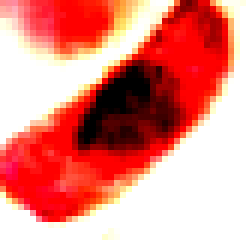
#> input picture test5/49.png, 41 x 40 px (shown 6 times larger); its folder holds only this picture in this run
$ python preparacion.py
#> lines starting #> are read from the running program, lines starting #| are printed output that depends on the picture; after the words box and inside, x2 and y2 are one past the last pixel; in counts of white or black regions, pixels touching at a corner belong together
### clasificacion_fase.py
import numpy as np
from operator import itemgetter
import cv2


class Clasificador:

    def __init__(self, imagen, nombre, distancias, colores):
        self.__img = imagen
        self.__name = nombre
        self.__dist_lista = distancias
        self.__col_lista = colores

    def guardar_imagen(self, tipo):
        k = tipo+'/imagen' + str(self.__name) + '.png'
        cv2.imwrite(k, self.__img)

    def dist(self,x, y):
        x1, y1 = x
        x2, y2 = y
        return np.sqrt(pow((x1 - x2), 2) + pow((y1 - y2), 2))

    def media(self):
        return np.mean(self.__dist_lista)

    def varianza(self):
        return np.std(self.__dist_lista)

    def telofase(self):
        var = self.varianza()
        if var >= 6.5:
            self.guardar_imagen('telofase')
            #print('la',self.__name,'está en telofase')
            return True
        return False

    def find_min(self):
        min_x = 1000
        min_y = 1000
        k = len(self.__col_lista)
        for i in range(k):
            x, y = self.__col_lista[i]
            if x < min_x:
                min_x = x
            if y < min_y:
                min_y = y
        return min_x, min_y

    def find_max(self):
        max_x = -10
        max_y = -10
        k = len(self.__col_lista)
        for i in range(k):
            x, y = self.__col_lista[i]
            if x > max_x:
                max_x = x
            if y > max_y:
                max_y = y
        return max_x, max_y

    def find_centroid_cell(self):
        x_min, y_min = self.find_min()
        x_max, y_max = self.find_max()
        x_centroid = int((x_max+x_min)/2)
        y_centroid = int((y_max+y_min)/2)
        centroide = x_centroid, y_centroid
        #print('centroide=',centroide)
        return centroide

    def obtener_bordes(self,img,lista):
        lista = sorted(lista, key=itemgetter(1))
        __, max_y = max(lista, key=itemgetter(1))
        __, min_y = min(lista, key=itemgetter(1))
        lim = len(lista)
        copia = img
        lista_puntos = []
        punto = -1

        ##primera linea
        for i in range(lim):
            x, y = lista[i]
            if y == min_y:
                copia[x, y] = 0
                lista_puntos.append((x, y))
            else:
                punto = i
                lista_puntos.pop()
                break

        ## ultima linea
        for i in range(lim-1,0,-1):
            x, y = lista[i]
            if y == max_y:
                copia[x, y] = 0
                lista_puntos.append((x, y))
            else:
                fin = i
                lista_puntos.append((x, y))
                copia[x, y] = 0
                break
        ant = min_y

        ## el resto
        for i in range(punto, fin-1, 1):
            x,y = lista[i]
            if y != ant:
                lista_puntos.append(lista[i-1])
                lista_puntos.append(lista[i])
                copia[x, y] = 0
                copia[lista[i-1]] = 0
                ant = y
            else:
                copia[x, y] = 255

        return lista_puntos, copia

    def excentricidad(self):
        centroide = self.find_centroid_cell()
        byw = cv2.imread('byw/imagen' + str(self.__name) + '.png')
        bordes, bordes_img = self.obtener_bordes(byw, self.__col_lista)
        lim = len(bordes)
        dis_centro = []
        for i in range(lim):
            punto = bordes[i]
            dis_centro.append(self.dist(centroide, punto))

        var = np.std(dis_centro)
        maximo = max(dis_centro)
        minimo = min(dis_centro)
        exce = minimo/maximo
        #print('nombre=',self.__name)
        #print('la excentricidad es',exce)
        #print('la varianza es=',var)
        bordes_img[centroide] = 50
        #cv2.imshow('imagen',bordes_img)
        #cv2.waitKey(0)
        return exce, var

    def principal(self):
        sw = self.telofase()
        if sw is False:
            exc, var = self.excentricidad()
            if 0.35 < exc < 0.5:
                #print('la ',self.__name,'esta en anafase')
                self.guardar_imagen('anafase')
                return 3
            elif 0.5 <= exc < 0.65:
                #print('la ',self.__name,'esta en metafase')
                self.guardar_imagen('metafase')
                return 2
            elif exc >= 0.65:
                #print('la ',self.__name,'esta en profase')
                self.guardar_imagen('profase')
                return 1
            else:
                #print('la ',self.__name,'no pudo ser identificada')
                self.guardar_imagen('sin_clasificar')
                return 0
        else:
            return 4

### preparacion.py
import numpy as np
import cv2
import errno
import os
import shutil
import time


from itertools import *
from os import listdir
from os.path import isfile, join
from operator import itemgetter
from clasificacion_fase import Clasificador


def crear_directorios(name):
    k="/"+name
    if os.path.exists(k):
        shutil.rmtree(os.getcwd() + k)
    try:
        os.makedirs(os.getcwd() + k)
    except OSError as e:
        if e.errno != errno.EEXIST:
            raise


def guardar_imagen(img, cont):
    k = 'byw/imagen'+str(cont)+'.png'
    cv2.imwrite(k, img)


def cargar_imagenes():
    mypath = 'test5'
    nombres = []
    onlyfiles = [f for f in listdir(mypath) if isfile(join(mypath, f))]
    images = np.empty(len(onlyfiles), dtype=object)
    for n in range(0, len(onlyfiles)):
        img = cv2.imread(join(mypath, onlyfiles[n]))
        images[n] = img
        k = onlyfiles[n].split('.')
        nombres.append(k[0])

    print('numero de imagenes=', len(images))
    return images, nombres


def guardar_gris(img, cont, ruta):
    k = ruta+'/imagen' + str(cont) + '.png'
    cv2.imwrite(k, img)


def imagen_to_black_and_white(img,cont):
    gray = cv2.cvtColor(img, cv2.COLOR_BGR2GRAY)
    guardar_gris(gray, cont, 'gris')
    sw = var_colores(gray, cont)
    minimo, punto = min_colors(gray)
    im_bw = change_color(gray, minimo)
    return clear_edges(im_bw), punto, sw


def clear_edges(img):
    return cv2.medianBlur(img, 5)


def change_color(img, minimo):
    img[img < minimo + 30] = 0
    img[img > 0] = 255
    return img


def dist(x, y):
    x1, y1 = x
    x2, y2 = y
    return np.sqrt(pow((x1 - x2), 2) + pow((y1 - y2), 2))


def min_colors(img):
    minimo = img[img>-1].min()
    m, n = img.shape
    indice = (0, 0)
    for i in range(m):
        for j in range(n):
            if img[i, j] == minimo:
                indice = (i, j)
    #print(indice)

    return minimo, indice


def fill_holes(img):
    kernel = np.ones((2, 2), np.uint8)
    closing = cv2.morphologyEx(img, cv2.MORPH_CLOSE, kernel)
    return closing


def crear_Diccionario(image, num):
    filas, colum, channels = image.shape
    img, punto, sw = imagen_to_black_and_white(image, num)
    lista = []
    puntos = []
    if sw is True:
        img = fill_holes(img)
        guardar_imagen(img, num)
        elemi1 = 0
        for i in product(range(0, filas), range(elemi1, colum)):
            if img[i] == 0:
                puntos.append(i)
        limite = len(puntos)
        for i in range(0, limite, 1):
            lista.append(dist(puntos[i], punto))

    return lista, puntos, sw


def var_colores(img, name):
    var = np.std(img)
    #print('name=',name, 'var=',var)
    if var < 40:
        guardar_gris(img, name, 'malas')
        return False
    else:
        guardar_gris(img, name, 'buenas')
        return True


def principal(image, nombre):
    dista, colores, sw = crear_Diccionario(image, nombre)
    if len(colores) > 10 and sw is True:
        classifier = Clasificador(image, nombre, dista, colores)
        med = classifier.media()
        var = classifier.varianza()
        fase = classifier.principal()
        return med, var, fase
    else:
        #print('name=',nombre,'princ no entro')
        return -1, -1, -1


def show_phases(lista, malas):
    print('resultados')
    print('numero de celulas en profase:', lista[1])
    print('numero de celulas en metafase:', lista[2])
    print('numero de celulas en anafase:', lista[3])
    print('numero de celulas en telofase:', lista[4])
    print('numero de celulas sin clasificar', (lista[0]+malas))


def main():
    initial = time.time()
    imagenes, names = cargar_imagenes()
#> in cargar_imagenes, img is the input picture: shape (40, 41, 3); mean B, G, R 125.5, 134.4, 229.5
    crear_directorios('byw')
    crear_directorios('gris')
    crear_directorios('malas')
    crear_directorios('buenas')
    crear_directorios('profase')
    crear_directorios('metafase')
    crear_directorios('anafase')
    crear_directorios('telofase')
    crear_directorios('sin_clasificar')
    var = []
    med = []
    fases_vec = [0, 0, 0, 0, 0]
    cont = 0
    malas = 0
    lenIma = len(imagenes)
    for i in range(lenIma):
        media, varianza, fase = principal(imagenes[i], names[i])
#> in imagen_to_black_and_white, `gray = cv2.cvtColor(img, cv2.COLOR_BGR2GRAY)`:
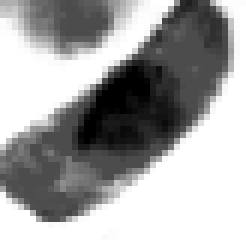
#> gray: shape (40, 41) (shown 6 times larger); min 0, max 255, mean 161.8
#> in var_colores, `var = np.std(img)`: var = 91.78
#> in imagen_to_black_and_white, `sw = var_colores(gray, cont)`: sw = True
#> in min_colors, `minimo = img[img>-1].min()`: minimo = 0
#> in imagen_to_black_and_white, `minimo, punto = min_colors(gray)`: punto = (23, 14)
#> in change_color, `img[img > 0] = 255`:
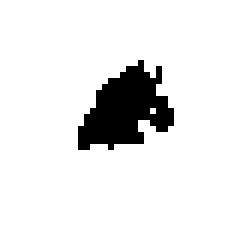
#> img: shape (40, 41) (shown 6 times larger); 91.4% white; 1 black region, box (x1, y1, x2, y2) and area: (13, 10, 29, 25) 141
#> in clear_edges, `return cv2.medianBlur(img, 5)`:
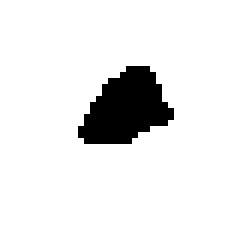
#> returned value: shape (40, 41) (shown 6 times larger); 91.8% white; 1 black region, box (x1, y1, x2, y2) and area: (13, 11, 29, 24) 135
#> in crear_Diccionario, `img, punto, sw = imagen_to_black_and_white(image, num)`: sw = True
#> in fill_holes, `closing = cv2.morphologyEx(img, cv2.MORPH_CLOSE, kernel)`:
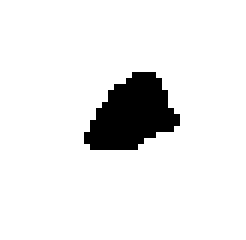
#> closing: shape (40, 41) (shown 6 times larger); 91.8% white; 1 black region, box (x1, y1, x2, y2) and area: (14, 12, 30, 25) 135
#> after the loop in crear_Diccionario, `for i in product(range(0, filas), range(elemi1, colum)):`: puntos = 135 pairs, first value 12 to 24, second value 14 to 29
#> in crear_Diccionario, `limite = len(puntos)`: limite = 135
#> after the loop in crear_Diccionario, `for i in range(0, limite, 1):`: lista = 135 values, max 15.62 at index 9, min 0 at index 117, mean 9.16
#> in principal, `dista, colores, sw = crear_Diccionario(image, nombre)`: dista has the same summary as lista in crear_Diccionario; colores has the same summary as puntos in crear_Diccionario; sw = True
#> in principal, `med = classifier.media()`: med = 9.16
#> in principal, `var = classifier.varianza()`: var = 4.01
#> in obtener_bordes, `lista = sorted(lista, key=itemgetter(1))`: lista has the same summary as puntos in crear_Diccionario
#> in obtener_bordes, `__, max_y = max(lista, key=itemgetter(1))`: max_y = 29
#> in obtener_bordes, `__, min_y = min(lista, key=itemgetter(1))`: min_y = 14
#> in obtener_bordes, `lim = len(lista)`: lim = 135
#> the loop in obtener_bordes, `for i in range(lim):` made 3 passes
#> (x, y) on passes 1 to 3: (22, 14), (23, 14), (20, 15)
#> after the loop in obtener_bordes, `for i in range(lim):`: lista_puntos = [(22, 14)]
#> the loop in obtener_bordes, `for i in range(lim-1,0,-1):` made 3 passes
#> (x, y) on passes 1 to 3: (20, 29), (19, 29), (21, 28)
#> after the loop in obtener_bordes, `for i in range(lim-1,0,-1):`: lista_puntos = [(22, 14), (20, 29), (19, 29), (21, 28)]
#> in obtener_bordes, `ant = min_y`: ant = 14
#> the loop in obtener_bordes, `for i in range(punto, fin-1, 1):` made 129 passes
#> (x, y) on passes 1 to 8: (20, 15), (21, 15), (22, 15), (23, 15), (24, 15), (18, 16), (19, 16), (20, 16)
#> after the loop in obtener_bordes, `for i in range(punto, fin-1, 1):`:
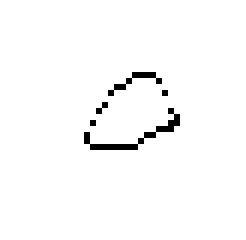
#> copia: shape (40, 41, 3) (shown 6 times larger); 98% white; black in thin lines or dots, all inside (x1, y1, x2, y2) = (14, 12, 30, 25)
#> after the loop in obtener_bordes, `for i in range(punto, fin-1, 1):`: ant = 28; lista_puntos = 32 pairs, first value 12 to 24, second value 14 to 29
#> in excentricidad, `bordes, bordes_img = self.obtener_bordes(byw, self.__col_lista)`: bordes has the same summary as lista_puntos in obtener_bordes
#> in excentricidad, `lim = len(bordes)`: lim = 32
#> the loop in excentricidad, `for i in range(lim):` made 32 passes
#> after the loop in excentricidad, `for i in range(lim):`: dis_centro = 32 values, max 8.6 at index 4, min 4.12 at index 9, mean 6.38
#> in excentricidad, `var = np.std(dis_centro)`: var = 1.26
#> in excentricidad, `maximo = max(dis_centro)`: maximo = 8.6
#> in excentricidad, `minimo = min(dis_centro)`: minimo = 4.12
#> in excentricidad, `exce = minimo/maximo`: exce = 0.479
#> in principal, `exc, var = self.excentricidad()`: var = 1.26
#> in principal, `fase = classifier.principal()`: fase = 3
#> media = 9.16; varianza = 4.01; fase = 3
        if media == -1 and varianza == -1:
            malas = malas+1
        else:
            fases_vec[fase] = fases_vec[fase]+1
            cont = cont+1
            var.append((varianza, names[i]))
            med.append((media, names[i]))
    print('malas=', malas)
    show_phases(fases_vec, malas)
#| numero de celulas en profase: 0
#| numero de celulas en metafase: 0
#| numero de celulas en anafase: 1
#| numero de celulas en telofase: 0
#| numero de celulas sin clasificar 0
    var = sorted(var, key=itemgetter(0))
#> var = [(4.01, '49')]
    med = sorted(med, key=itemgetter(0))
#> med = [(9.16, '49')]
    k = len(var)
#> k = 1
    """""
    print('ordenadas por varianza')
    for i in range(k):
        print(var[i])

    print('ordenadas por media')
    for i in range(k):
        print(med[i])

    """""
    end = time.time()
    print('tiempo=', end-initial)
    print('fin')


main()

$ run again, on test5/87.png
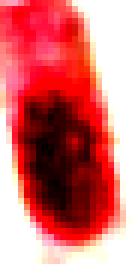
#> input picture test5/87.png, 23 x 44 px (shown 6 times larger)
#> in cargar_imagenes, img is the input picture: shape (44, 23, 3); mean B, G, R 114.1, 113.6, 214.5
#> in imagen_to_black_and_white, `gray = cv2.cvtColor(img, cv2.COLOR_BGR2GRAY)`:
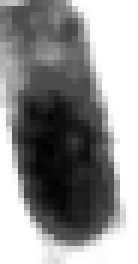
#> gray: shape (44, 23) (shown 6 times larger); min 1, max 255, mean 143.8
#> in var_colores, `var = np.std(img)`: var = 92.67
#> in imagen_to_black_and_white, `sw = var_colores(gray, cont)`: sw = True
#> in min_colors, `minimo = img[img>-1].min()`: minimo = 1
#> in imagen_to_black_and_white, `minimo, punto = min_colors(gray)`: punto = (30, 9)
#> in crear_Diccionario, `img, punto, sw = imagen_to_black_and_white(image, num)`: sw = True
#> closing: shape (44, 23); 87.1% white; 1 black region, box (x1, y1, x2, y2) and area: (6, 19, 15, 37) 131
#> after the loop in crear_Diccionario, `for i in product(range(0, filas), range(elemi1, colum)):`: puntos = 131 pairs, first value 19 to 36, second value 6 to 14
#> limite = 131
#> after the loop in crear_Diccionario, `for i in range(0, limite, 1):`: lista = 131 values, max 11.18 at index 3, min 0 at index 86, mean 5.42
#> in principal, `dista, colores, sw = crear_Diccionario(image, nombre)`: dista has the same summary as lista in crear_Diccionario; colores has the same summary as puntos in crear_Diccionario; sw = True
#> in principal, `med = classifier.media()`: med = 5.42
#> in principal, `var = classifier.varianza()`: var = 2.65
#> in obtener_bordes, `lista = sorted(lista, key=itemgetter(1))`: lista has the same summary as puntos in crear_Diccionario
#> max_y = 14
#> min_y = 6
#> in obtener_bordes, `lim = len(lista)`: lim = 131
#> the loop in obtener_bordes, `for i in range(lim):` made 8 passes
#> (x, y) on passes 1 to 8: (21, 6), (22, 6), (23, 6), (24, 6), (25, 6), (26, 6), (27, 6), (20, 7)
#> after the loop in obtener_bordes, `for i in range(lim):`: lista_puntos = [(21, 6), (22, 6), (23, 6), (24, 6), (25, 6), (26, 6)]
#> the loop in obtener_bordes, `for i in range(lim-1,0,-1):` made 11 passes
#> (x, y) on passes 1 to 8: (35, 14), (34, 14), (33, 14), (32, 14), (31, 14), (30, 14), (29, 14), (28, 14)
#> after the loop in obtener_bordes, `for i in range(lim-1,0,-1):`: lista_puntos = [(21, 6), (22, 6), (23, 6), (24, 6), (25, 6), (26, 6), (35, 14), (34, 14), (33, 14), (32, 14), (31, 14), (30, 14), (29, 14), (28, 14), (27, 14), (26, 14), (36, 13)]
#> in obtener_bordes, `ant = min_y`: ant = 6
#> the loop in obtener_bordes, `for i in range(punto, fin-1, 1):` made 112 passes
#> (x, y) on passes 1 to 8: (20, 7), (21, 7), (22, 7), (23, 7), (24, 7), (25, 7), (26, 7), (27, 7)
#> after the loop in obtener_bordes, `for i in range(punto, fin-1, 1):`:
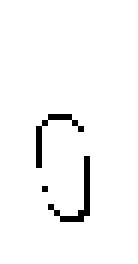
#> copia: shape (44, 23, 3) (shown 6 times larger); 96.8% white; black in thin lines or dots, all inside (x1, y1, x2, y2) = (6, 19, 15, 37)
#> after the loop in obtener_bordes, `for i in range(punto, fin-1, 1):`: ant = 13; lista_puntos = 31 pairs, first value 19 to 36, second value 6 to 14
#> bordes has the same summary as lista_puntos in obtener_bordes
#> in excentricidad, `lim = len(bordes)`: lim = 31
#> the loop in excentricidad, `for i in range(lim):` made 31 passes
#> after the loop in excentricidad, `for i in range(lim):`: dis_centro = 31 values, max 9.49 at index 16, min 4 at index 14, mean 6.64
#> in excentricidad, `var = np.std(dis_centro)`: var = 1.79
#> maximo = 9.49
#> in excentricidad, `minimo = min(dis_centro)`: minimo = 4
#> exce = 0.422
#> bordes_img: shape (44, 23, 3); 0.1% of pixels changed, all inside (x1, y1, x2, y2) = (10, 27, 11, 28)
#> in principal, `exc, var = self.excentricidad()`: var = 1.79
#> in principal, `fase = classifier.principal()`: fase = 3
#> in main, `media, varianza, fase = principal(imagenes[i], names[i])`: media = 5.42; varianza = 2.65; fase = 3
#| numero de celulas en profase: 0
#| numero de celulas en metafase: 0
#| numero de celulas en anafase: 1
#| numero de celulas en telofase: 0
#| numero de celulas sin clasificar 0
#> in main, `var = sorted(var, key=itemgetter(0))`: var = [(2.65, '87')]
#> in main, `med = sorted(med, key=itemgetter(0))`: med = [(5.42, '87')]
#> k = 1

$ run again, on test5/88.png
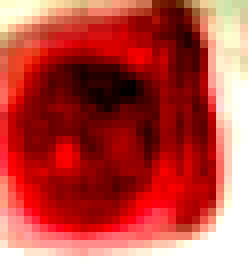
#> input picture test5/88.png, 31 x 33 px (shown 8 times larger)
#> in cargar_imagenes, img is the input picture: shape (33, 31, 3); mean B, G, R 65.2, 72.4, 187.5
#> in imagen_to_black_and_white, `gray = cv2.cvtColor(img, cv2.COLOR_BGR2GRAY)`:
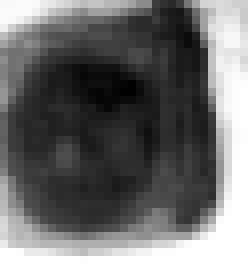
#> gray: shape (33, 31) (shown 8 times larger); min 1, max 255, mean 106
#> in var_colores, `var = np.std(img)`: var = 82.33
#> in imagen_to_black_and_white, `sw = var_colores(gray, cont)`: sw = True
#> in min_colors, `minimo = img[img>-1].min()`: minimo = 1
#> in imagen_to_black_and_white, `minimo, punto = min_colors(gray)`: punto = (11, 16)
#> in crear_Diccionario, `img, punto, sw = imagen_to_black_and_white(image, num)`: sw = True
#> closing: shape (33, 31); 91.9% white; 2 black regions (1 under 20 px), largest, box (x1, y1, x2, y2) and area: (8, 9, 20, 17) 67
#> after the loop in crear_Diccionario, `for i in product(range(0, filas), range(elemi1, colum)):`: puntos = 83 pairs, first value 4 to 16, second value 8 to 25
#> limite = 83
#> after the loop in crear_Diccionario, `for i in range(0, limite, 1):`: lista = 83 values, max 10.63 at index 2, min 0 at index 41, mean 4.93
#> in principal, `dista, colores, sw = crear_Diccionario(image, nombre)`: dista has the same summary as lista in crear_Diccionario; colores has the same summary as puntos in crear_Diccionario; sw = True
#> in principal, `med = classifier.media()`: med = 4.93
#> in principal, `var = classifier.varianza()`: var = 2.69
#> in obtener_bordes, `lista = sorted(lista, key=itemgetter(1))`: lista has the same summary as puntos in crear_Diccionario
#> max_y = 25
#> min_y = 8
#> in obtener_bordes, `lim = len(lista)`: lim = 83
#> the loop in obtener_bordes, `for i in range(lim):` made 3 passes
#> (x, y) on passes 1 to 3: (10, 8), (11, 8), (9, 9)
#> after the loop in obtener_bordes, `for i in range(lim):`: lista_puntos = [(10, 8)]
#> the loop in obtener_bordes, `for i in range(lim-1,0,-1):` made 4 passes
#> (x, y) on passes 1 to 4: (8, 25), (7, 25), (6, 25), (8, 24)
#> after the loop in obtener_bordes, `for i in range(lim-1,0,-1):`: lista_puntos = [(10, 8), (8, 25), (7, 25), (6, 25), (8, 24)]
#> in obtener_bordes, `ant = min_y`: ant = 8
#> the loop in obtener_bordes, `for i in range(punto, fin-1, 1):` made 76 passes
#> (x, y, ant) on passes 1, 5, 10, 16, 23, 30, 37, 43: (9, 9, 9), (9, 10, 10), (9, 11, 11), (9, 12, 12), (9, 13, 13), (9, 14, 14), (9, 15, 15), (10, 16, 16)
#> after the loop in obtener_bordes, `for i in range(punto, fin-1, 1):`:
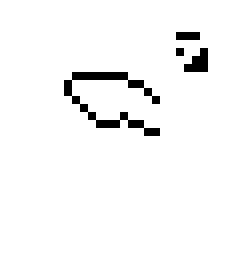
#> copia: shape (33, 31, 3) (shown 8 times larger); 96.7% white; black in thin lines or dots, all inside (x1, y1, x2, y2) = (8, 4, 26, 17)
#> after the loop in obtener_bordes, `for i in range(punto, fin-1, 1):`: ant = 24; lista_puntos = 33 pairs, first value 4 to 16, second value 8 to 25
#> bordes has the same summary as lista_puntos in obtener_bordes
#> in excentricidad, `lim = len(bordes)`: lim = 33
#> the loop in excentricidad, `for i in range(lim):` made 33 passes
#> after the loop in excentricidad, `for i in range(lim):`: dis_centro = 33 values, max 10 at index 32, min 0 at index 20, mean 5.95
#> in excentricidad, `var = np.std(dis_centro)`: var = 2.61
#> maximo = 10
#> in excentricidad, `minimo = min(dis_centro)`: minimo = 0
#> bordes_img: shape (33, 31, 3); 0.1% of pixels changed, all inside (x1, y1, x2, y2) = (16, 10, 17, 11)
#> in principal, `exc, var = self.excentricidad()`: var = 2.61
#> in principal, `fase = classifier.principal()`: fase = 0
#> in main, `media, varianza, fase = principal(imagenes[i], names[i])`: media = 4.93; varianza = 2.69; fase = 0
#| numero de celulas en profase: 0
#| numero de celulas en metafase: 0
#| numero de celulas en anafase: 0
#| numero de celulas en telofase: 0
#| numero de celulas sin clasificar 1
#> in main, `var = sorted(var, key=itemgetter(0))`: var = [(2.69, '88')]
#> in main, `med = sorted(med, key=itemgetter(0))`: med = [(4.93, '88')]
#> k = 1
